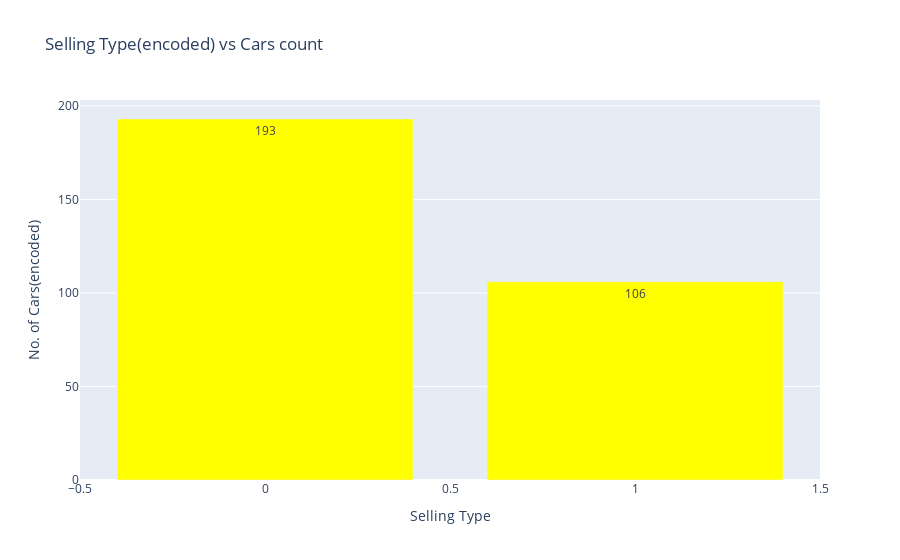

Here is the notebook cell this chart was saved with:
### Code cell
selling_type = data.Selling_type_encoded.value_counts().keys()
cars_count = data.Selling_type_encoded.value_counts().values
labels = [str(val) for val in cars_count]

fig = px.bar(x=selling_type, y=cars_count, text=labels, title='Selling Type(encoded) vs Cars count', template='plotly', color_discrete_sequence=['yellow'])

# Set the labels for the y-axis and x-axis
fig.update_yaxes(title_text='No. of Cars(encoded)')
fig.update_xaxes(title_text='Selling Type')

# Show the plot
fig.show()

### Figure 1 — Plotly figure (JSON) as saved in the notebook; plotly's stock layout.template omitted (floating-point values rounded to 4 significant figures)
{"data": [{"alignmentgroup": "True", "hovertemplate": "x=%{x}<br>y=%{y}<br>text=%{text}<extra></extra>", "legendgroup": "", "marker": {"color": "yellow", "pattern": {"shape": ""}}, "name": "", "offsetgroup": "", "orientation": "v", "showlegend": false, "text": ["193", "106"], "textposition": "auto", "type": "bar", "x": [0, 1], "xaxis": "x", "y": [193, 106], "yaxis": "y"}], "layout": {"barmode": "relative", "legend": {"tracegroupgap": 0}, "title": {"text": "Selling Type(encoded) vs Cars count"}, "xaxis": {"anchor": "y", "domain": [0, 1], "title": {"text": "Selling Type"}}, "yaxis": {"anchor": "x", "domain": [0, 1], "title": {"text": "No. of Cars(encoded)"}}}}
